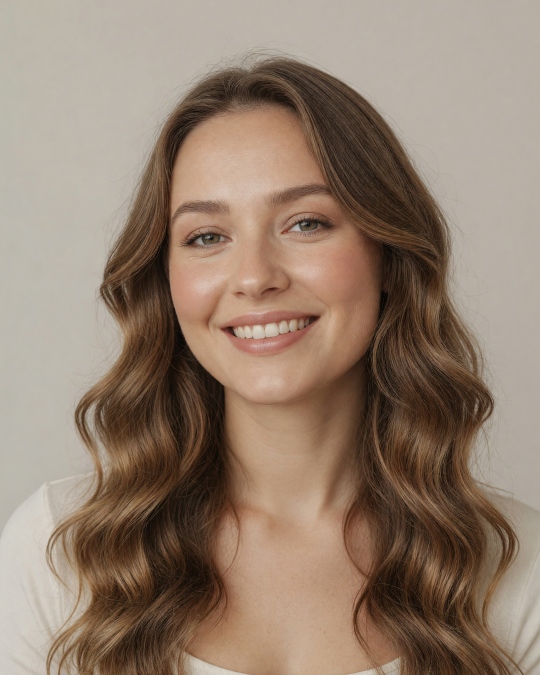
#> input picture assets/brand/ai_model.png, 1080 x 1350 px, given in place of cover.png, which was not available (shown at 1/2 size)
$ python build_post27_night.py
#> lines starting #> are read from the running program, lines starting #| are printed output that depends on the picture; pictures that were not available may be replaced by others from this repository, and a replacement may not be noted
### ig_automation/lifehack_layout.py
"""Вёрстка лайфхак-каруселей POWERELIX (система v4).

Отличается от `brand_overlay` (образовательные посты) четырьмя приёмами:
  • полоса-заряд в шапке — градиент лайм→бирюза, заполняется к последнему слайду;
  • фигурные скобки `{ }` как разметка смысла, а не украшение;
  • снимки показываются ЦЕЛИКОМ, в родных пропорциях (photo_whole), без обрезки;
  • шкалы % от суточной нормы вместо обещаний.

Фон кремовый, как у образовательных постов: лента остаётся единой, лайфхаки
отличаются вёрсткой, а не цветом. Акцент — цвет продукта, о котором пост.

Образцы: output/Концепции/своя-система-v4/
"""
from __future__ import annotations

from PIL import Image, ImageDraw, ImageFont
import numpy as np

from .brand_overlay import (
    W, H, M, _font, _hex, _gradient, MONT_BLACK, INTER_SB, INTER_MED,
)

CREAM = (244, 241, 234)
INK = (18, 20, 21)
WHITE = (255, 255, 255)
GREY = (122, 120, 114)
GREY_D = (150, 156, 154)      # серый на тёмном фоне
RAIL = (216, 212, 202)        # незаполненная часть полосы и шкал
LIME = _hex("#B6F000")
TEAL = _hex("#16E0A6")
MONO_PATH = "/System/Library/Fonts/Menlo.ttc"


def mono(size: int) -> ImageFont.FreeTypeFont:
    return ImageFont.truetype(MONO_PATH, size)


def wrap(d, text: str, font, maxw: int) -> list[str]:
    out, cur = [], ""
    for w in text.split():
        s = (cur + " " + w).strip()
        if d.textlength(s, font=font) <= maxw:
            cur = s
        else:
            out.append(cur); cur = w
    if cur:
        out.append(cur)
    return out


def fit_box(path, bw: int, bh: int) -> Image.Image:
    """ПРАВИЛО: фото НИКОГДА не растягиваем. Масштабируем по большей стороне так,
    чтобы рамка закрылась целиком, и обрезаем лишнее по центру.

    Ловушка, в которую легко попасть: взять уже кадрированный под 4:5 снимок
    (`brand_overlay._cover`) и resize-нуть его в широкую рамку — пропорции поедут.
    Поэтому кадрируем ВСЕГДА под конкретную рамку и только из оригинала."""
#> called with bw = 1080, bh = 1350
    im = Image.open(path).convert("RGB")
#> im is the input picture: PIL image 1080x1350 RGB; mean R, G, B 146.8, 126.7, 110.3
    s = max(bw / im.width, bh / im.height)
#> s = 1
    im = im.resize((max(1, int(im.width * s)), max(1, int(im.height * s))), Image.LANCZOS)
    x, y = (im.width - bw) // 2, (im.height - bh) // 2
#> x = 0; y = 0
    return im.crop((x, y, x + bw, y + bh))


def fit_font(d, text: str, maxw: int, start: int, floor: int = 40):
    """ПРАВИЛО: заголовок никогда не вылезает за поля. Ужимаем кегль, пока самое
    длинное СЛОВО не влезет в колонку (перенос спасает строку, но не слово).

    ⚠️ Ловушка: мерить надо УЖЕ приведённый к .upper() текст. Прописные шире
    строчных, и строка, влезавшая по расчёту, на слайде вылезала за поле."""
    fs = start
    while fs > floor and max(d.textlength(w, font=_font(MONT_BLACK, fs))
                             for w in text.upper().split()) > maxw:
        fs -= 2
    return _font(MONT_BLACK, fs), fs


def header(img, d, idx: int, total: int, light: bool = False) -> None:
    """Логотип слева, под ним полоса-заряд. Справа намеренно пусто."""
    d.text((M, 58), "POWERELIX", font=_font(MONT_BLACK, 42), fill=WHITE if light else INK)
    y, h = 122, 7
    if light:
        bar = Image.new("RGBA", (W - 2 * M, h), (255, 255, 255, 70))
        img.paste(bar, (M, y), bar)
    else:
        d.rectangle([M, y, W - M, y + h], fill=RAIL)
    fw = int((W - 2 * M) * idx / total)
    if fw > 0:
        img.paste(_gradient((fw, h), LIME, TEAL, vertical=False), (M, y))


def photo_whole(img, path, x: int, y: int, max_w: int, max_h: int) -> tuple[int, int]:
    """ПРАВИЛО: снимок показываем ЦЕЛИКОМ, в его собственных пропорциях.
    Вписываем в рамку по меньшему коэффициенту (contain) — ничего не режем и
    ничего не растягиваем. Возвращает фактический размер.

    Почему не cover: вертикальный кадр 4:5, загнанный в широкую полосу, теряет
    две трети картинки и читается как «обрезали». У PWR фото стоят в родных
    пропорциях — именно это и требовалось повторить."""
    im = Image.open(path).convert("RGB")
    s = min(max_w / im.width, max_h / im.height)
    w, h = max(1, int(im.width * s)), max(1, int(im.height * s))
    img.paste(im.resize((w, h), Image.LANCZOS), (x, y))
    return w, h


def braced(d, x, y, text: str, size_t: int, size_b: int, acc, fill=INK) -> None:
    """Текст в фигурных скобках — наша разметка смысла."""
    fb, ft = _font(MONT_BLACK, size_b), _font(INTER_SB, size_t)
    d.text((x, y), "{", font=fb, fill=acc)
    tx = x + d.textlength("{", font=fb) + 14
    d.text((tx, y + (size_b - size_t) // 2 + 4), text, font=ft, fill=fill)
    d.text((tx + d.textlength(text, font=ft) + 14, y), "}", font=fb, fill=acc)


def cover(path, photo, title_lines: list[str], sub: str, acc, total: int = 8):
    """Обложка: фото ЦЕЛЬНЫМ кадром, текст поверх снизу."""
    img = fit_box(photo, W, H)
    ys = np.arange(H)[:, None].astype(float)
    a = np.clip(30 + np.where(ys > H - 760, (ys - (H - 760)) / 760 * 215, 0), 0, 232)
    img = Image.composite(Image.new("RGB", (W, H), (14, 15, 16)), img,
                          Image.fromarray(np.repeat(a.astype("uint8"), W, axis=1).reshape(H, W)))
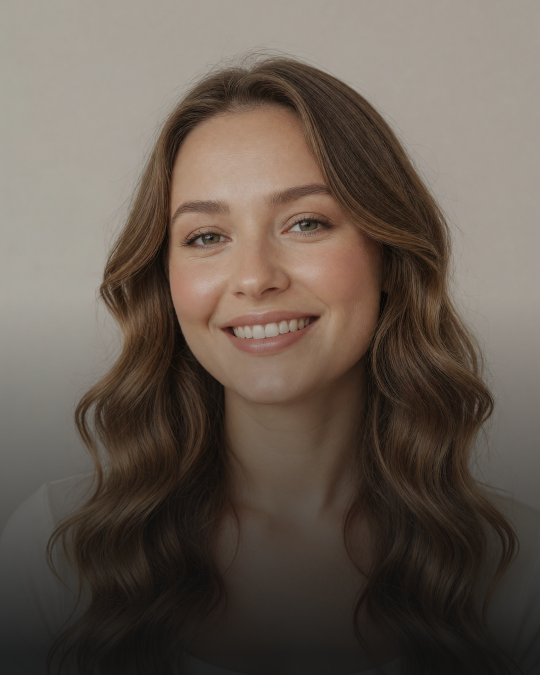
#> img: PIL image 1080x1350 RGB (shown at 1/2 size); mean R, G, B 103, 91.3, 81.7
    d = ImageDraw.Draw(img)
    header(img, d, 1, total, light=True)
    fh, _fs = fit_font(d, " ".join(title_lines), W - 2 * M, 96, floor=56)
    y = H - 280 - len(title_lines) * 102
#> y = 866
    for ln in title_lines:
        d.text((M, y), ln.upper(), font=fh, fill=WHITE); y += 102
#> this loop made 2 passes
#> (ln, y) on passes 1 to 2: ('Проснулся', 968), ('среди ночи', 1070)
#> after the loop, y = 1070
    braced(d, M, y + 10, sub, 38, 58, acc, fill=WHITE)
    img.save(path); return path


def step(path, idx: int, num: str | None, title: str, body: str, acc,
         photo=None, total: int = 8):
    """Слайд приёма: снимок ЦЕЛИКОМ сверху (в родных пропорциях), под ним
    заголовок и текст. num не рисуется — счётчики отклонены."""
    img = Image.new("RGB", (W, H), CREAM)
    d = ImageDraw.Draw(img)
    header(img, d, idx, total)
    y = 200
    if photo:
        pw, ph = photo_whole(img, photo, M, y, W - 2 * M, 620)
        d = ImageDraw.Draw(img)
        y += ph + 60
    fh, fs = fit_font(d, title, W - 2 * M, 76)
    for ln in wrap(d, title.upper(), fh, W - 2 * M):
        d.text((M, y), ln, font=fh, fill=INK); y += int(fs * 1.16)
    y += 8
    fb = _font(INTER_MED, 38)
    for ln in wrap(d, body, fb, W - 2 * M):
        d.text((M, y), ln, font=fb, fill=GREY); y += 50
    img.save(path); return path


def bullets(path, idx: int, heading: str, items: list[str], acc,
            note: str | None = None, total: int = 8):
    """Слайд-список с маркерами в цвете продукта."""
#> called with path = 'output/Карусели/post27_ночью/02.png', idx = 2, heading = 'Само пробуждение — норма', acc = (14, 158, 120), total = 6
    img = Image.new("RGB", (W, H), CREAM)
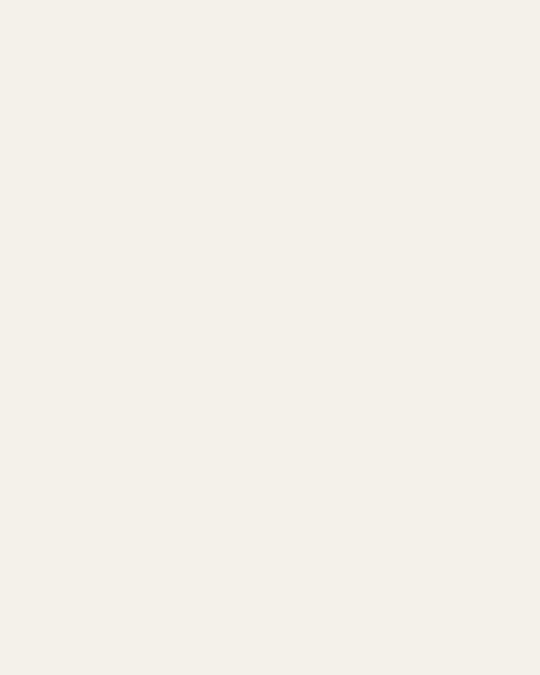
#> img: PIL image 1080x1350 RGB (shown at 1/2 size); mean R, G, B 244, 241, 234
    d = ImageDraw.Draw(img)
    header(img, d, idx, total)
    y = 240
    fh, fs = fit_font(d, heading, W - 2 * M, 76)
#> fs = 76
    for ln in wrap(d, heading.upper(), fh, W - 2 * M):
#> in wrap, `out, cur = [], ""`: cur = ''
        d.text((M, y), ln, font=fh, fill=INK); y += int(fs * 1.16)
#> this loop made 2 passes
#> after the loop, y = 416
    y += 30
#> y = 446
    fb = _font(INTER_SB, 40)
    for it in items:
        d.rectangle([M, y + 16, M + 18, y + 34], fill=acc)
        for ln in wrap(d, it, fb, W - 2 * M - 52):
            d.text((M + 44, y), ln, font=fb, fill=INK); y += 52
        y += 26
#> this loop made 3 passes
#> y on passes 1 to 3: 576, 758, 888
#> after the loop, y = 888
    if note:
        y += 20
#> y = 908
        for ln in wrap(d, note, mono(28), W - 2 * M):
            d.text((M, y), ln, font=mono(28), fill=GREY); y += 42
#> this loop made 1 pass
#> y on pass 1: 950
#> after the loop, y = 950
    img.save(path); return path
#> after `img.save(path)`:
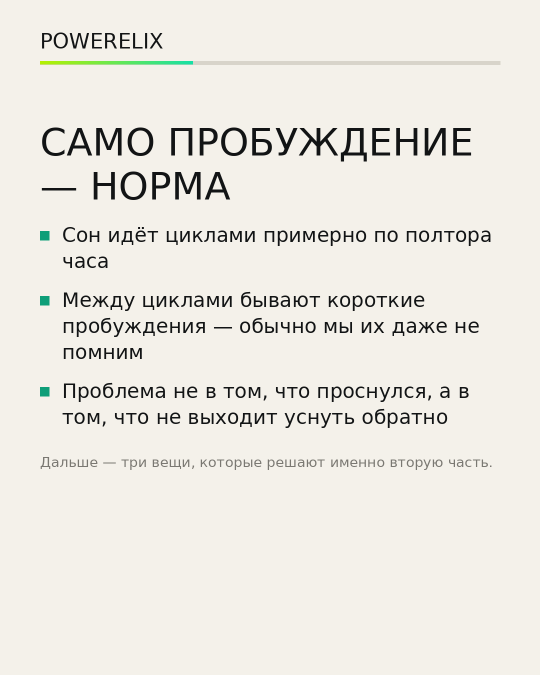
#> saved as 02.png: PIL image 1080x1350 RGB (shown at 1/2 size); mean R, G, B 234.5, 232, 225.1


# [136 lines left out: functions product, trigger, scenarios, not called in this run]

### ig_automation/brand_overlay.py
"""POWERELIX-овые брендовые надписи поверх банки (Pillow) — три стиля на пробу.

Не копия PWR: используем СВОЮ бренд-ДНК — вордмарк POWERELIX, фирменную «X»
в градиенте lime→бирюза, фигурные скобки `{ }`, слоган-стрип, Montserrat Black/Inter.

Стили (параметр style):
  • "stamp"  — вордмарк+X в углу, крупный заголовок, акцент-скобка, слоган-стрип снизу
  • "chips"  — фирменные скобки как плавающие инфо-чипы вокруг банки
  • "xmark"  — гигантская полупрозрачная «X» как водяной знак за банкой

Банка вырезается с белого фона (этикетка остаётся чёткой) и ставится на кремовый холст.
"""
from __future__ import annotations

from pathlib import Path

import numpy as np
from PIL import Image, ImageDraw, ImageFilter, ImageFont

from .config import ROOT
from .post_template import _cutout, _hex

_BUNDLED = ROOT / "assets" / "fonts"
FONTS = _BUNDLED if (_BUNDLED / "montserrat-black.ttf").exists() else Path.home() / "Library" / "Fonts"
MONT_BLACK = str(FONTS / "montserrat-black.ttf")
INTER_XB = str(FONTS / "Inter-ExtraBold.otf")
INTER_SB = str(FONTS / "Inter-SemiBold.otf")
INTER_MED = str(FONTS / "Inter-Medium.otf")

# Бренд-ДНК POWERELIX
CREAM = (244, 241, 234)
INK = (10, 10, 10)
GREY = (130, 126, 118)
LIME = (182, 240, 0)   # #B6F000  — старт фирменного градиента X
TEAL = (22, 224, 166)  # #16E0A6  — финиш
SLOGAN = "ЗДОРОВЬЕ · ЭНЕРГИЯ · КАЖДЫЙ ДЕНЬ"
TAGLINE = "healthy nutrition"

W, H = 1080, 1350
M = 80


def _font(path: str, size: int) -> ImageFont.FreeTypeFont:
    return ImageFont.truetype(path, size)


def _gradient(size: tuple[int, int], c1, c2, vertical: bool = True) -> Image.Image:
    """Линейный градиент c1→c2 (по вертикали или горизонтали)."""
    w, h = size
    n = h if vertical else w
    t = np.linspace(0, 1, max(n, 1))[:, None]
    row = (np.array(c1)[None, :] * (1 - t) + np.array(c2)[None, :] * t).astype("uint8")
    arr = np.repeat(row[:, None, :], w, axis=1) if vertical else np.repeat(
        row[None, :, :], h, axis=0
    )
    return Image.fromarray(arr, "RGB")


MARK_PNG = ROOT / "assets" / "brand" / "mark.png"


# [69 lines left out: functions _mark_asset, _mark_drawn, brand_mark, _grad_text, _spaced, not called in this run]


def _spaced_width(draw, text, font, tracking: int) -> float:
    return sum(draw.textlength(ch, font=font) + tracking for ch in text) - tracking


# [159 lines left out: functions _wrap_upper, _canvas, _place_bottle, _header, _slogan_strip, _brace and 2 more, not called in this run]


WHITE = (255, 255, 255)


# [119 lines left out: functions _cover, _dark_scene, _scrim, _corner_mark, render_hero, not called in this run]


ARCHIVE = Path.home() / "Downloads" / "Архив"
_ASSETS_FILE = ROOT / "data" / "product_assets.json"
_CATALOG_FILE = ROOT / "data" / "brand_powerelix.json"


# [29 lines left out: functions _load_assets, _catalog_days, render_product, not called in this run]

### ig_automation/post_template.py
"""Генератор шаблона поста POWERELIX (Pillow) — светлый стиль, Inter, фирстиль.

Вырезает реальную банку (белый фон → прозрачность) и ставит на кремовый холст,
поэтому этикетка остаётся чёткой. Заголовок — Inter ExtraBold, акцент = цвет продукта,
фирменные фигурные скобки { } для плашки.
"""
from __future__ import annotations

from pathlib import Path

import numpy as np
from PIL import Image, ImageDraw, ImageFilter, ImageFont

from .config import ROOT

FONTS = Path.home() / "Library" / "Fonts"
INTER_XB = str(FONTS / "Inter-ExtraBold.otf")
INTER_R = str(FONTS / "Inter-Regular.otf")
LOGO = ROOT / "assets" / "brand" / "logo_full.png"

CREAM = (244, 241, 234)
INK = (20, 20, 20)
GREY = (120, 120, 120)


def _hex(h: str) -> tuple[int, int, int]:
    h = h.lstrip("#")
    return tuple(int(h[i : i + 2], 16) for i in (0, 2, 4))  # type: ignore


# [88 lines left out: functions _whiten_to, _cutout, _wrap, render_post, not called in this run]

### build_post27_night.py
"""Карусель №27 «Проснулся среди ночи» (6 слайдов, 1080×1350).

Лайфхак-система (`lifehack_layout`). Акцент — глубокая мята #0E9E78 (базовый
брендовый): пост без привязки к товару.

⚠️ Мостика к продукту НЕТ намеренно. «Спокойствие» вышло накануне, магний был
трижды, а тема ночных пробуждений к капсуле не тянется: всё, что помогает, —
поведение. По ритму 2:1 после двух продуктовых постов идёт полезный без продажи.

Не путать с постом №26 «Что мешает заснуть»: там причины, по которым не выходит
уснуть вечером, здесь — что делать, если уже проснулся ночью.
"""
import os

from ig_automation.brand_overlay import _hex
from ig_automation.lifehack_layout import cover, step, bullets

SRC = "/private/tmp/claude-501/-Users-maksimrogoznikov-projects/f76aea07-d110-4ec0-ae31-6649558b262e/scratchpad/p27"
OUT = "output/Карусели/post27_ночью"
ACC = _hex("#0E9E78")
os.makedirs(OUT, exist_ok=True)
T = 6

cover(f"{OUT}/01.png", f"{SRC}/cover.png",
      ["Проснулся", "среди ночи"], "что делать и чего не делать", ACC, total=T)

bullets(f"{OUT}/02.png", 2, "Само пробуждение — норма",
        ["Сон идёт циклами примерно по полтора часа",
         "Между циклами бывают короткие пробуждения — обычно мы их даже не помним",
         "Проблема не в том, что проснулся, а в том, что не выходит уснуть обратно"],
        ACC, note="Дальше — три вещи, которые решают именно вторую часть.", total=T)

step(f"{OUT}/03.png", 3, None, "Не смотреть на часы",
     "Увидел «3:40» — и мозг тут же посчитал, сколько осталось спать. Включается "
     "тревога и будит окончательно. Развернуть часы к стене, телефон убрать.",
     ACC, photo=f"{SRC}/clock.png", total=T)
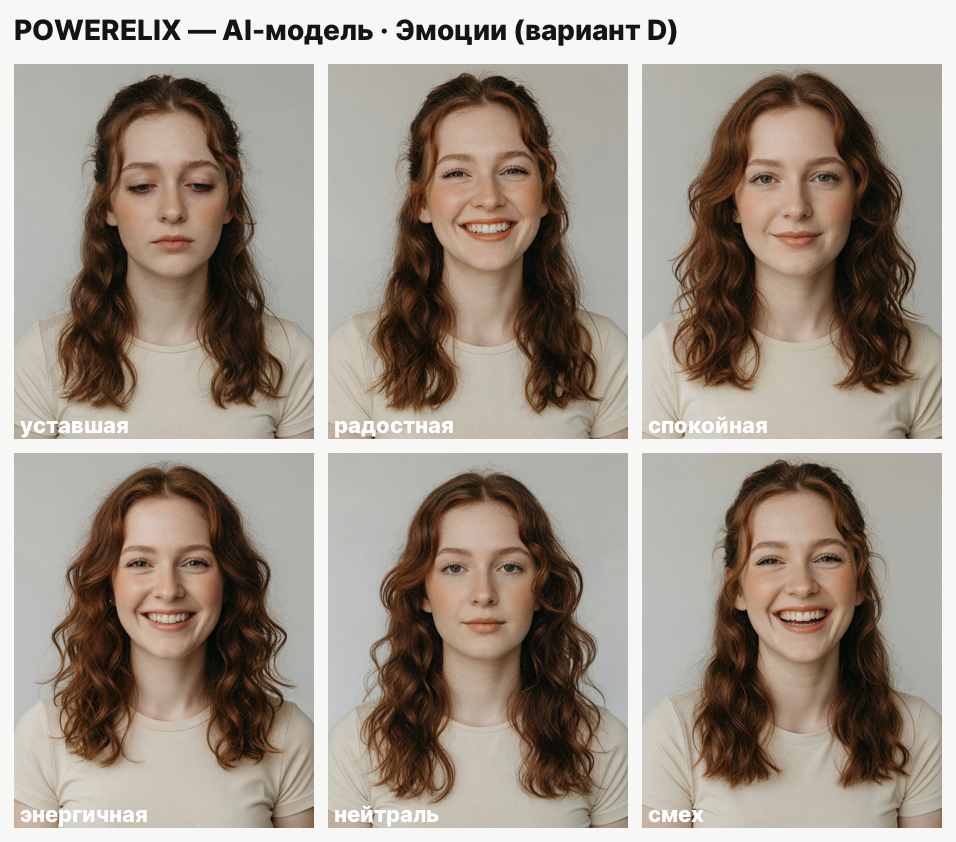
#> input picture assets/brand/expression_sheet.png, 956 x 842 px, given in place of clock.png, which was not available
#> in photo_whole, im is the input picture: PIL image 956x842 RGB; mean R, G, B 159.6, 148.4, 137
#> in photo_whole, `img.paste(im.resize((w, h), Image.LANCZOS), (x, y))`:
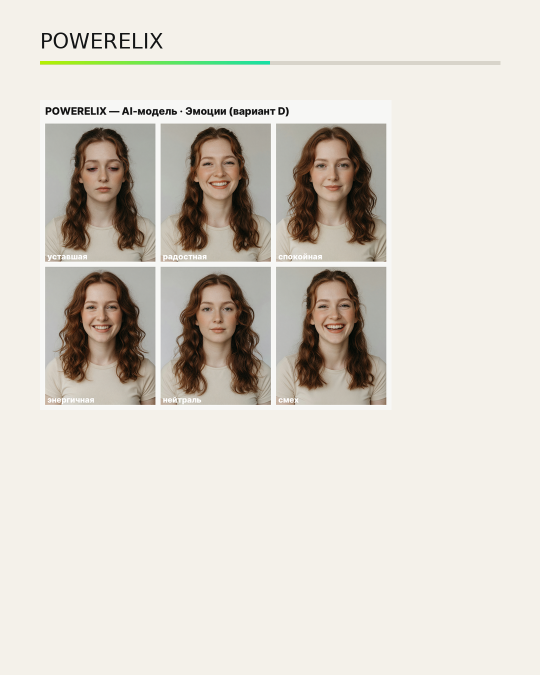
#> img: PIL image 1080x1350 RGB (shown at 1/2 size); mean R, G, B 218, 212.8, 204.2
#> in step, `pw, ph = photo_whole(img, photo, M, y, W - 2 * M, 620)`: pw = 703; ph = 620
#> in step, `y += ph + 60`: y = 880
#> in step, `fh, fs = fit_font(d, title, W - 2 * M, 76)`: fs = 76
#> the loop in step, `for ln in wrap(d, title.upper(), fh, W - 2 * M):` made 2 passes
#> (ln, y) on passes 1 to 2: ('НЕ СМОТРЕТЬ НА', 968), ('ЧАСЫ', 1056)
#> after the loop in step, `for ln in wrap(d, title.upper(), fh, W - 2 * M):`: y = 1056
#> in step, `y += 8`: y = 1064
#> the loop in step, `for ln in wrap(d, body, fb, W - 2 * M):` made 4 passes
#> (ln, y) on passes 1, 3, 4: ('Увидел «3:40» — и мозг тут же посчитал,', 1114), ('и будит окончательно. Развернуть часы к', 1214), ('стене, телефон убрать.', 1264)
#> y on pass 2: 1164
#> after the loop in step, `for ln in wrap(d, body, fb, W - 2 * M):`: y = 1264
#> in step, `img.save(path)`:
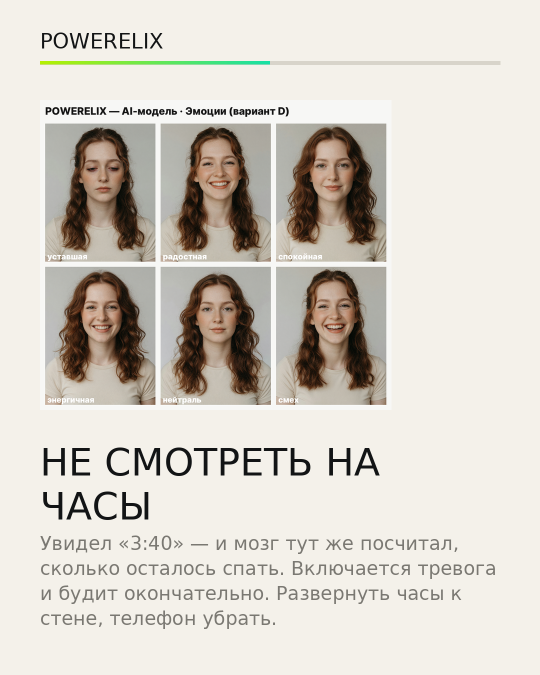
#> saved as 03.png: PIL image 1080x1350 RGB (shown at 1/2 size); mean R, G, B 213.9, 208.8, 200.3

step(f"{OUT}/04.png", 4, None, "Правило двадцати минут",
     "Не уснул за двадцать минут — встань и уйди в другую комнату при тусклом свете. "
     "Лежать и стараться уснуть значит учить мозг связывать кровать с бодрствованием.",
     ACC, photo=f"{SRC}/chair.png", total=T)
#> call 2 of step, with path = 'output/Карусели/post27_ночью/04.png', idx = 4, title = 'Правило двадцати минут', acc = (14, 158, 120), total = 6
#> in step (call 2), `y += ph + 60`: y = 880
#> the loop in step (call 2), `for ln in wrap(d, title.upper(), fh, W - 2 * M):` made 2 passes
#> after the loop in step (call 2), `for ln in wrap(d, title.upper(), fh, W - 2 * M):`: y = 1056
#> in step (call 2), `y += 8`: y = 1064
#> the loop in step (call 2), `for ln in wrap(d, body, fb, W - 2 * M):` made 4 passes
#> y on pass 1: 1114
#> after the loop in step (call 2), `for ln in wrap(d, body, fb, W - 2 * M):`: y = 1264
#> in step (call 2), `img.save(path)`:
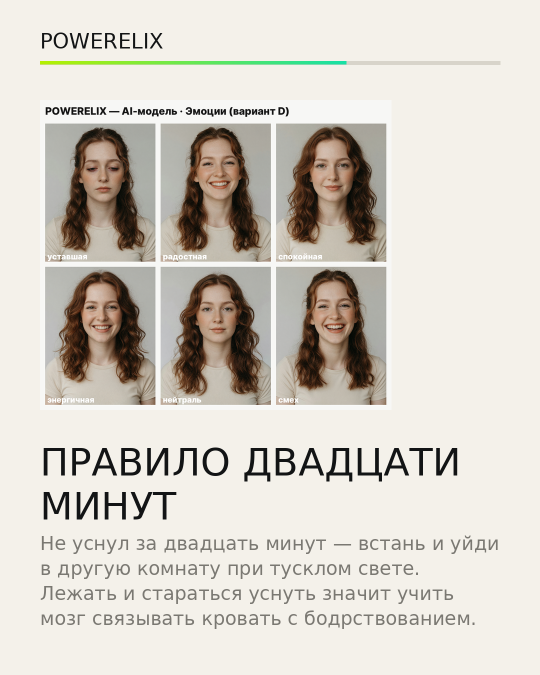
#> saved as 04.png: PIL image 1080x1350 RGB (shown at 1/2 size); mean R, G, B 212.7, 207.7, 199.1

step(f"{OUT}/05.png", 5, None, "Не досыпать утром",
     "Сдвинул подъём на час — сломал следующую ночь. Вставать в обычное время, "
     "даже если спал меньше: так режим восстановится за пару дней, а не за месяц.",
     ACC, photo=f"{SRC}/morning.png", total=T)
#> (the run stopped early here; a loop or call above may not have finished)
